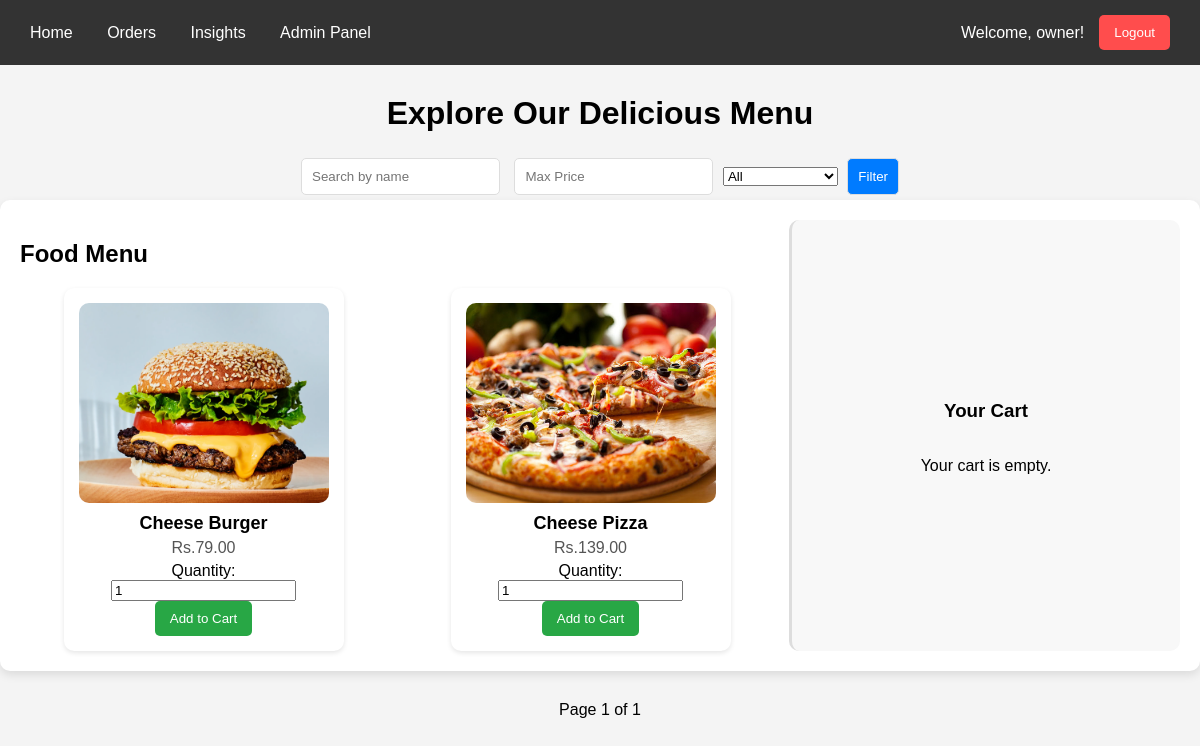
/menu/ (signed in), run on an earlier commit of the app's database.
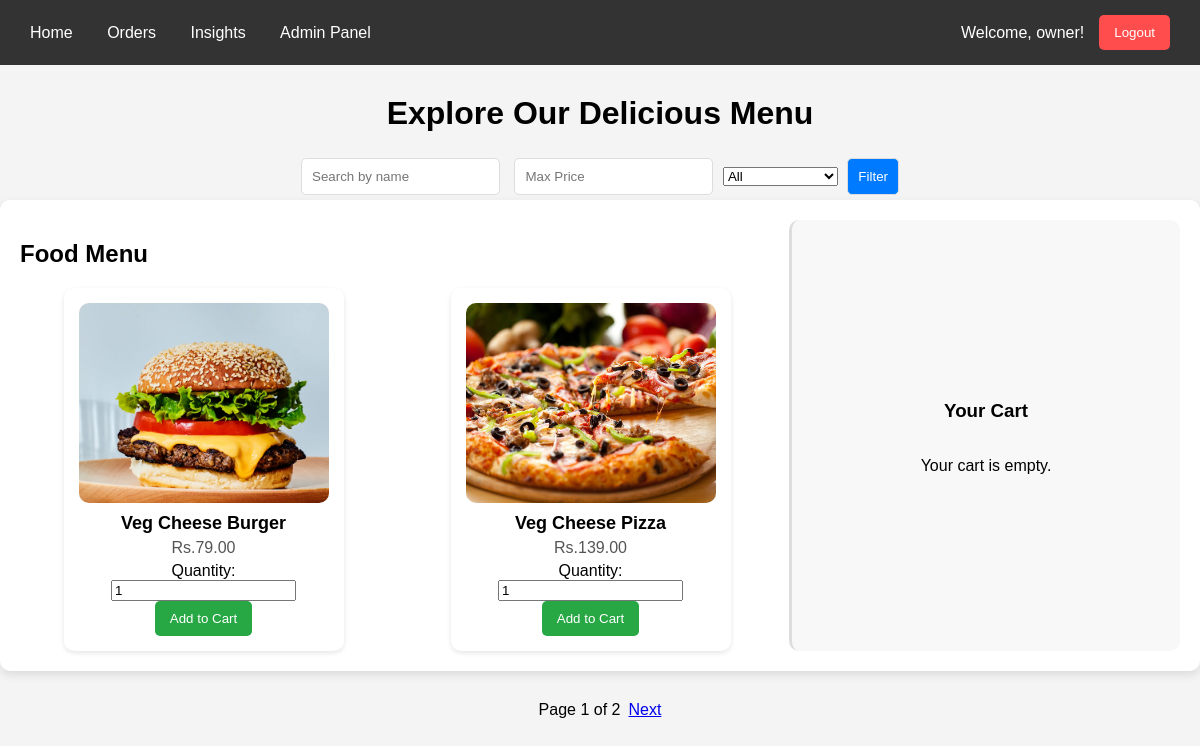
And on a later commit of the database.
### customer/models.py (models this page shows, shortened)
class FoodItem(models.Model):
    name = models.CharField(
        max_length=100,
        validators=[RegexValidator(regex=r'^[a-zA-Z0-9 ]+$', message="Invalid Name")]
    )
    description = models.TextField(blank=True)
    price = models.DecimalField(
        max_digits=6,
        decimal_places=2,
        validators=[MinValueValidator(0.01)]  #price is above 0
    )
    image = models.ImageField(upload_to="food_images/", blank=True, null=True)
    is_veg = models.BooleanField(default=True)

### customer/views.py (the view, shortened to what this page needs)
# urls.py: path("menu/", MenuView.as_view(), name="menu"),
class MenuView(LoginRequiredMixin, TemplateView):
    template_name = "customer/menu.html"
    def get_context_data(self, **kwargs):
        context = super().get_context_data(**kwargs)
        search_query = self.request.GET.get("search", "").strip()
        max_price = self.request.GET.get("max_price", "").strip()
        veg_filter = self.request.GET.get("veg")
        page_number = self.request.GET.get("page")
        filters = Q()
        if search_query:
            filters &= Q(name__icontains=search_query) | Q(description__icontains=search_query)
        if max_price:
            try:
                filters &= Q(price__lte=float(max_price))
            except ValueError:
                pass  # Ignore if max_price is invalid
        if veg_filter == "veg":
            filters &= Q(is_veg=True)
        elif veg_filter == "nonveg":
            filters &= Q(is_veg=False)
        food_items = FoodItem.objects.filter(filters)
        paginator = Paginator(food_items, 2)
        page_obj = paginator.get_page(page_number)
        cart = cache.get(f"cart_{self.request.user.id}", {})
        cart_items = []
        total_price = 0
        context.update({
            "page_obj": page_obj,
            "cart_items": cart_items,
            "total_price": total_price,
            "search_query": search_query,
            "max_price": max_price,
            "veg_filter": veg_filter,
        })
        return context

### templates/customer/menu.html (shortened to what this page needs)
{% extends 'base.html' %}
{% load static %}
{% block extra_css %}
<link rel="stylesheet" href="{% static 'css/menu.css' %}">
{% endblock %}
{% block content %}
<h1>Explore Our Delicious Menu</h1>
<form method="GET" class="filters">
    <input type="text" name="search" placeholder="Search by name" value="{{ search_query }}">
    <input type="number" name="max_price" placeholder="Max Price" value="{{ max_price }}" min="0">
     <select name="veg">
        <option value="" {% if not veg_filter %}selected{% endif %}>All</option>
    </select>
    <button type="submit" class="btn-primary">Filter</button>
</form>
<div class="container menu-container">
    <div class="menu">
        <h2>Food Menu</h2>
        <div class="food-grid">
            {% for item in page_obj %}
                <div class="food-item">
                    <div class="food-image-container">
                        {% if item.image %}
                            <img src="{{ item.image.url }}" alt="{{ item.name }}">
                        {% endif %}
                    </div>
                    <div class="food-name">{{ item.name }}</div>
                    <div class="food-price">Rs.{{ item.price }}</div>
                    <form method="POST" action="{% url 'add_to_cart' item.id %}">
                        <label>Quantity:</label>
                        <input type="number" name="quantity" value="1" min="1">
                        <button type="submit" class="btn-success">Add to Cart</button>
                    </form>
                </div>
            {% empty %}
                <p>No items found matching your search/filter.</p>
            {% endfor %}
        </div>
    </div>
    <div class="cart">
        <h3>Your Cart</h3>
        {% if cart_items %}
            <ul>
                {% for item in cart_items %}
                <div class="cart-item">
                    <div class="item-info">
                        <strong>{{ item.food.name }}</strong> - Rs.{{ item.food.price }} x {{ item.quantity }}
                    </div>
                    <div class="item-controls">
                        <form method="POST" action="{% url 'update_cart' item.food.id 'increase' %}">
                            {% csrf_token %}
                            <button type="submit" class="cart-btn increase">+</button>
                        </form>
                        <form method="POST" action="{% url 'update_cart' item.food.id 'decrease' %}">
                            {% csrf_token %}
                            <button type="submit" class="cart-btn decrease">-</button>
                        </form>
                        <form method="POST" action="{% url 'update_cart' item.food.id 'remove' %}">
                            {% csrf_token %}
                            <button type="submit" class="cart-btn remove">Remove</button>
                        </form>
                    </div>
                </div>
                <br>
                {% empty %}
                <li>Your cart is empty.</li>
                {% endfor %}
            </ul>
            <p><strong>Total:</strong> Rs. {{ total_price|floatformat:2 }}</p>
            <form method="POST" action="{% url 'clear_cart' %}">
                {% csrf_token %}
                <button type="submit" class="btn-danger">Clear Cart</button>
            </form>
            <form method="POST" action="{% url 'place_order' %}">
                {% csrf_token %}
                <button type="submit" class="btn-success">Place Order</button>
            </form>
        {% else %}
            <p>Your cart is empty.</p>
        {% endif %}
    </div>
</div>
<div class="pagination">
    <span>Page {{ page_obj.number }} of {{ page_obj.paginator.num_pages }}</span>
    {% if page_obj.has_next %}
      <a href="?page={{ page_obj.next_page_number }}&search={{ search_query }}&max_price={{ max_price }}&veg={{ veg_filter }}">Next</a>
    {% endif %}
</div>
{% endblock %}

What changed in the data, as far as the page shows it:
changed FoodItem: name "Cheese Burger" → "Veg Cheese Burger"
changed FoodItem: name "Cheese Pizza" → "Veg Cheese Pizza"
Also different on the page:
{{ page_obj.paginator.num_pages }}: "1" → "2"
text now shown: "Next"
